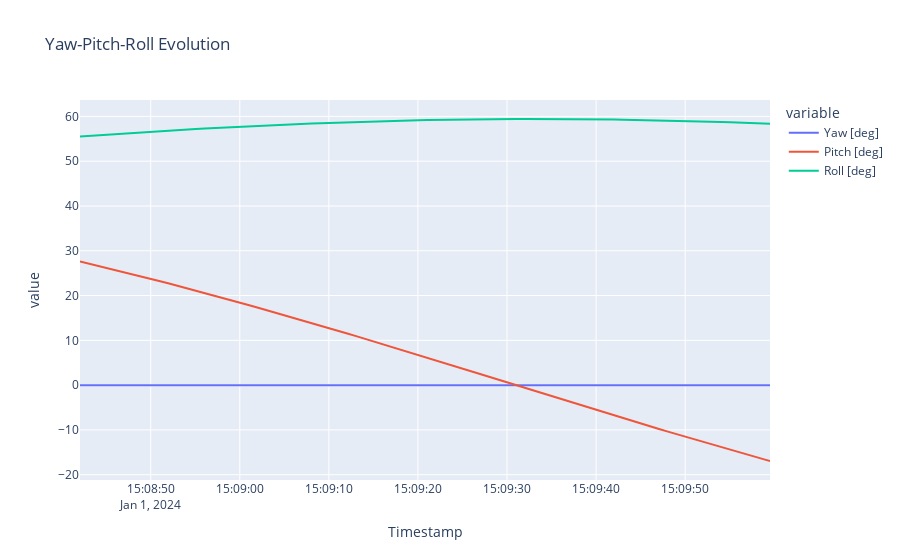

The cell this chart's notebook holds for it:
### Markdown cell above
Calculate and plot the Yaw-Pitch-Roll (YPR) angles in the VVLH frame during the access:

### Code cell
def reduce_angle(angle):
    # Reduce angle to be within the range 0 to 2*pi
    reduced_angle = float(angle.in_radians()) % (2 * math.pi)

    # If angle is negative, add 2*pi to make it positive
    if reduced_angle < 0:
        reduced_angle += 2 * math.pi

    return Angle.radians(reduced_angle)


def calculate_ypr(state):
    state_vvlh = state.in_frame(vvlh_frame)

    q_B_VVLH = state_vvlh.get_attitude()

    ypr = EulerAngle.quaternion(q_B_VVLH, EulerAngle.AxisSequence.ZYX)

    phi = ypr.phi
    theta = ypr.theta
    psi = ypr.psi

    if phi.in_radians() > MathAngle.half_pi().in_radians():
        phi = reduce_angle(phi + MathAngle.pi())
        theta = reduce_angle(MathAngle.pi() - theta)
        psi = reduce_angle(psi + MathAngle.pi())

    if theta.in_radians() > MathAngle.pi().in_radians():
        theta = theta - Angle.two_pi()

    satellite_lla = LLA.cartesian(
        cartesian_coordinates=state.in_frame(Frame.ITRF())
        .get_position()
        .get_coordinates(),
        ellipsoid_equatorial_radius=earth.get_equatorial_radius(),
        ellipsoid_flattening=earth.get_flattening(),
    )

    return (
        state.get_instant().get_date_time(Scale.UTC),
        float(satellite_lla.get_longitude().in_degrees()),
        float(satellite_lla.get_latitude().in_degrees()),
        float(satellite_lla.get_altitude().in_meters()),
        float(phi.in_degrees()),
        float(theta.in_degrees()),
        float(psi.in_degrees()),
    )


yprs = pd.DataFrame(
    data=[
        calculate_ypr(state)
        for state in profile.get_states_at(
            instants=access.get_interval().generate_grid(Duration.seconds(1.0)),
        )
    ],
    columns=[
        "Timestamp",
        "Longitude [deg]",
        "Latitude [deg]",
        "Altitude [m]",
        "Yaw [deg]",
        "Pitch [deg]",
        "Roll [deg]",
    ],
)

yprs.set_index("Timestamp", inplace=True)

px.line(
    yprs[["Yaw [deg]", "Pitch [deg]", "Roll [deg]"]],
    title="Yaw-Pitch-Roll Evolution",
)
